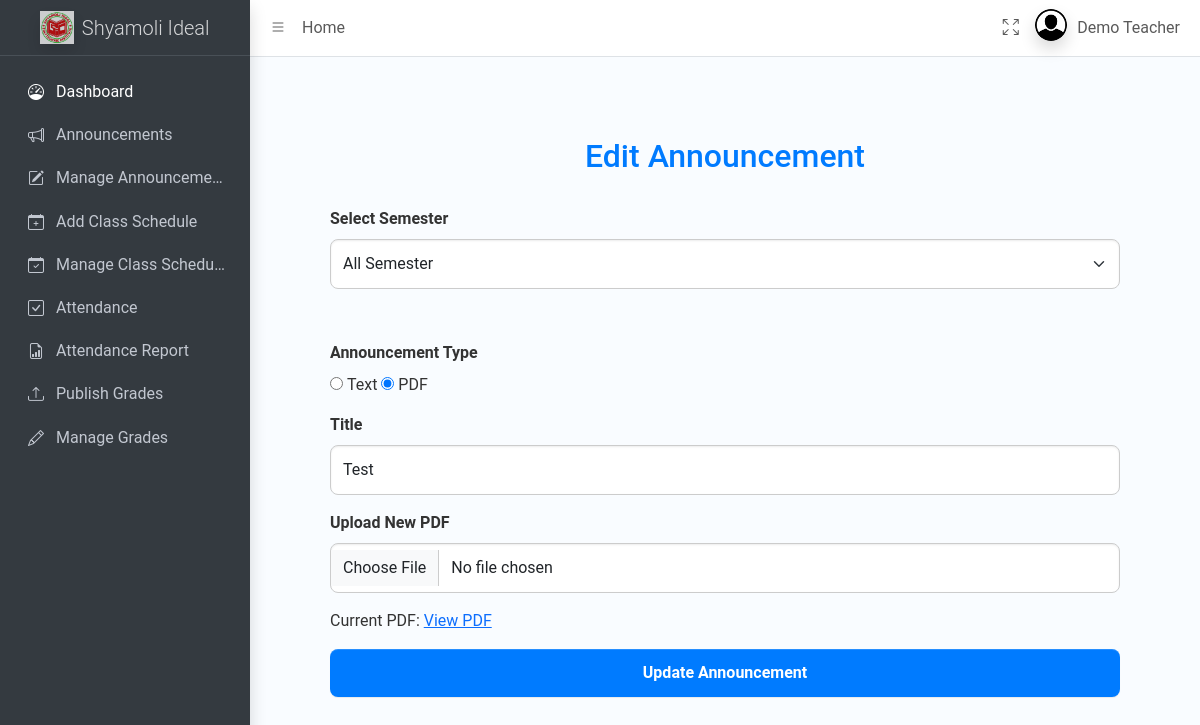
/teacher/dist/pages/edit_announcement.php?id=11 (signed in), run on the app's committed database.
### tables this page shows
CREATE TABLE `announcements` (
  `id` int(11) NOT NULL,
  `title` varchar(255) NOT NULL,
  `content` text DEFAULT NULL,
  `file_path` varchar(255) DEFAULT NULL,
  `semester` enum('All Semester','1st','2nd','3rd','4th','5th','6th','7th','8th') NOT NULL,
  `created_at` timestamp NOT NULL DEFAULT current_timestamp()
);

### teacher/dist/pages/edit_announcement.php (the view, shortened to what this page needs)
<?php
require_once 'partials/header.php';
require_once 'partials/navbar.php';
require_once 'partials/sidebar.php';
$announcementId = isset($_GET['id']) ? intval($_GET['id']) : 0;
$announcement = $conn->query("SELECT * FROM announcements WHERE id = $announcementId")->fetch_assoc();
$title = $announcement['title'];
$semester = $announcement['semester'];
$announcementType = isset($announcement['file_path']) ? 'pdf' : 'text';
$file_path = $announcement['file_path'] ?? '';
?>
<main class="app-main">
<!DOCTYPE html>
<html lang="en">
<head>
    <link rel="stylesheet" href="https://cdn.jsdelivr.net/npm/bootstrap@5.3.0/dist/css/bootstrap.min.css">
</head>
<body onload="toggleAnnouncementFields()">
<div class="container">
    <h2>Edit Announcement</h2>
    <form method="POST" enctype="multipart/form-data">
        <div class="form-container">
            <div class="mb-3">
                <label for="semester" class="form-label">Select Semester</label>
                <select id="semester" name="semester" class="form-select" required>
                    <option value="All Semester" <?= ($semester == 'All Semester') ? 'selected' : ''; ?>>All Semester</option>
                </select>
            </div>
            <div class="mb-3">
                <label class="form-label">Announcement Type</label><br>
                <input type="radio" id="text" name="announcement_type" value="text" onclick="toggleAnnouncementFields()" <?= ($announcementType === 'text') ? 'checked' : ''; ?>>
                <label for="text">Text</label>
                <input type="radio" id="pdf" name="announcement_type" value="pdf" onclick="toggleAnnouncementFields()" <?= ($announcementType === 'pdf') ? 'checked' : ''; ?>>
                <label for="pdf">PDF</label>
            </div>
        </div>
        <div id="pdf-fields">
            <div class="mb-3">
                <label for="title" class="form-label">Title</label>
                <input type="text" name="title" id="title" class="form-control" required value="<?= htmlspecialchars($title); ?>">
            </div>
            <div class="mb-3">
                <label for="announcement_pdf" class="form-label">Upload New PDF</label>
                <input type="file" name="announcement_pdf" id="announcement_pdf" class="form-control" accept="application/pdf">
                <?php if ($file_path): ?>
                    <p>Current PDF: <a href="<?= $file_path; ?>" target="_blank">View PDF</a></p>
                <?php endif; ?>
            </div>
        </div>
        <button type="submit" class="btn btn-primary">Update Announcement</button>
    </form>
</div>
</body>
</html>
</main>
<?php require_once 'partials/footer.php' ?>

### teacher/dist/pages/edit_announcement.php (style rules this page uses)
body { font-family: 'Roboto', sans-serif; background: linear-gradient(to bottom, #e6f2ff, #ffffff); margin: 0; padding: 0; color: #333; }
.container { max-width: 1300px; background: #f9fcff; padding: 5rem; border-radius: 0px; box-shadow: 0 4px 12px rgba(0, 0, 0, 0.1); height: 93vh; }
h2 { text-align: center; color: #007bff; margin-bottom: 2rem; }
.form-label { font-weight: 600; margin-bottom: 0.5rem; }
.form-select, .form-control { border-radius: 8px; padding: 12px; font-size: 1rem; margin-bottom: 1rem; border: 1px solid #ccc; }
.form-container { display: grid; grid-template-columns: 1fr 1fr; gap: 20px; }
.form-container .mb-3 { grid-column: span 2; }
#text-fields, #pdf-fields { display: none; grid-column: span 2; }
button[type="submit"] { width: 100%; padding: 12px; font-size: 1rem; font-weight: bold; background: #007bff; color: #fff; border: none; border-radius: 8px; cursor: pointer; transition: background 0.3s ease, transform 0.2s ease; }

### data on the page
announcements: semester "All Semester", file_path "☐ Text", file_path "☑ PDF", title "Test"

### other printed values
$_SESSION['name'] "Demo Teacher"
